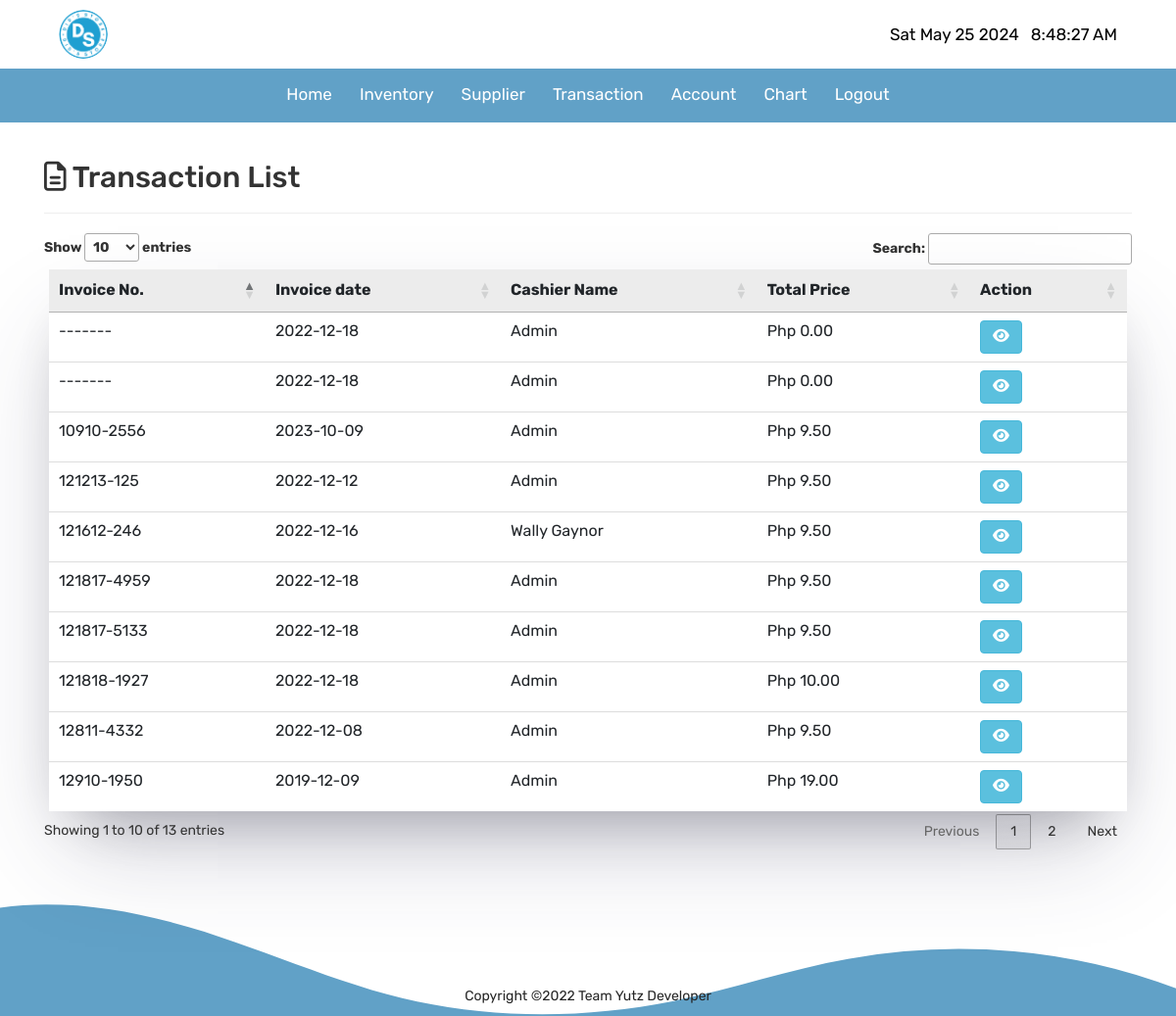
Page /pages/transaction/index.php (signed in) on the committed database.
### tables this page shows
CREATE TABLE `transaction` (
  `id` int(20) NOT NULL,
  `transaction_no` varchar(50) NOT NULL,
  `date` date NOT NULL,
  `cashier_name` varchar(50) NOT NULL,
  `total_price` varchar(20) NOT NULL
);

### pages/transaction/index.php (the view, shortened to what this page needs)
<?php
$conn = mysqli_connect("localhost", "root", "", "pos");
$sql = "SELECT * FROM transaction";
$result = $conn->query($sql);
?>
<!DOCTYPE html>
<html>
<head>
  <link rel="stylesheet" href="https://cdnjs.cloudflare.com/ajax/libs/font-awesome/4.7.0/css/font-awesome.min.css">
  <link rel="stylesheet" type="text/css" href="../../style/transaction.css">
  <link rel="stylesheet" href="https://cdn.jsdelivr.net/npm/bootstrap@4.3.1/dist/css/bootstrap.min.css">
  <link rel="stylesheet" href="https://maxcdn.bootstrapcdn.com/bootstrap/3.4.1/css/bootstrap.min.css">
  <link rel="stylesheet" type="text/css" href="https://cdn.datatables.net/1.11.5/css/jquery.dataTables.min.css">
</head>
<body>
  <nav>
    <header>
      <div class="nav1">
        <div>
          <img class="logo" src="../../media/logo_dids.png">
        </div>
      </div>
      <div class="nav2" id="nav2">
        <div id="time"></div>
      </div>
    </header>
    <div class="nav-items">
      <ul class="overview">
        <li>
          <a href="../home/">
            Home</a>
        </li>
        <li>
          <a href="../inventory/">
            Inventory</a>
        </li>
        <li>
          <a href="../supplier/">
            Supplier</a>
        </li>
        <li>
          <a href="../transaction/">
            Transaction</a>
        </li>
        <li>
          <a href="../accounts/">
            Account</a>
        </li>
        <li>
          <a href="../charts/">
            Chart</a>
        </li>
        <li>
          <a href="#" class="logout">
            Logout</a>
        </li>
      </ul>
    </div>
  </nav>
  <main>
    <div class="container">
      <div class="page-header">
        <h2><i class='far fa-file-alt'></i> Transaction List</h2>
      </div>
      <table id="myTable" class="table table-striped">
        <thead>
          <th>Invoice No.</th>
          <th>Invoice date</th>
          <th>Cashier Name</th>
          <th>Total Price</th>
          <th>Action</th>
        </thead>
        <tbody>
          <?php
          if ($result->num_rows > 0) {
            while ($row = $result->fetch_assoc()) {
          ?>
              <tr id="<?php echo $row["id"]; ?>">
                <td><span><?php echo $row["transaction_no"]; ?></span></td>
                <td><span><?php echo $row["date"]; ?></span></td>
                <td><span><?php echo $row["cashier_name"]; ?></span></td>
                <td>Php <span><?php echo $row["total_price"]; ?></span></td>
                <td><button data-toggle="modal" data-target=".bd-example-modal-sm" class="btn btn-info view-trans"><i style="font-size: 15px;" class='fas fa-eye'></i></button>
                </td>
              </tr>
          <?php
            }
          }
          ?>
        </tbody>
      </table>
  </main>
  <div class="footer">
    <p>Copyright ©2022 Team Yutz Developer</p>
  </div>
  <div class="custom-shape-divider-bottom-1667704152">
  </div>
</body>
</html>

### style/transaction.css (style rules this page uses)
* { padding: 0; margin: 0; font-family: "Rubik", sans-serif ; }
body { font-family: "Rubik", sans-serif; }
.custom-shape-divider-bottom-1667704152 { position: fixed; bottom: 0; left: 0; width: 100%; overflow: hidden; line-height: 0; z-index: -1; transform: rotate(180deg); }
.custom-shape-divider-bottom-1667704152 svg { position: relative; display: block; width: calc(104% + 1.3px); height: 124px; }
.nav2 { color:black; display: flex; justify-content:center; align-items: center; font-size: 17px; }
#time { margin-left: 12px; }
header { background-color: white; z-index: 99 !important; margin:0; display: flex !important; justify-content: space-between !important; padding:10px 60px 10px 60px !important; }
.logo { width: 50px !important; background-color: white !important; border-radius: 40px !important; height: 50px !important; }
nav { height: 125px; background: #61a1c7; color: rgb(220, 220, 220); z-index:99 !important; display: flex; justify-content: center !important; position: sticky; top: 0; }
.nav-items { display: flex; justify-content: space-around; }
.overview, .account { display: flex; }
nav li { list-style: none; padding: 14px; }
nav a { text-decoration:none !important; font-size:17px; color: white; }
nav a::after { content: ""; display: block; height: 3px; background: #ffff; width: 0%; transition: all ease-in-out 300ms; }
main { min-width: 100%; width: 100%; margin: auto; font-family: 'Open Sans', sans-serif; }
.logo { width: 50px; height: 50px; }
.footer { color:#262626; width: 100%; margin: auto; padding-top: 140px; display: flex; justify-content: center; align-items: center; }
#myTable { background-color: white; box-shadow: rgba(255, 255, 255, 0.1) 0px 1px 1px 0px inset, rgba(50, 50, 93, 0.25) 0px 50px 100px -20px, rgba(0, 0, 0, 0.3) 0px 30px 60px -30px; border-collapse: collapse; border-spacing: 0; border: 1px solid #ddd; width: 1100px; white-space:nowrap; border: none !important; }
.table-striped tr { background-color:#ececec; font-size: 16px; }
tbody tr { background:none !important; font-size: 14px; }

### rows in the picture
transaction: transaction_no "12811-4332", date "2022-12-08", cashier_name "Admin", total_price "9.50"
transaction: transaction_no "12910-1950", date "2019-12-09", cashier_name "Admin", total_price "19.00"
transaction: transaction_no "10910-2556", date "2023-10-09", cashier_name "Admin", total_price "9.50"
transaction: transaction_no "121213-125", date "2022-12-12", cashier_name "Admin", total_price "9.50"
transaction: transaction_no "121612-246", date "2022-12-16", cashier_name "Wally Gaynor", total_price "9.50"
transaction: transaction_no "121817-4959", date "2022-12-18", cashier_name "Admin", total_price "9.50"
transaction: transaction_no "-------", date "2022-12-18", cashier_name "Admin", total_price "0.00"
transaction: transaction_no "-------", date "2022-12-18", cashier_name "Admin", total_price "0.00"
transaction: transaction_no "121817-5133", date "2022-12-18", cashier_name "Admin", total_price "9.50"
transaction: transaction_no "121818-1927", date "2022-12-18", cashier_name "Admin", total_price "10.00"
